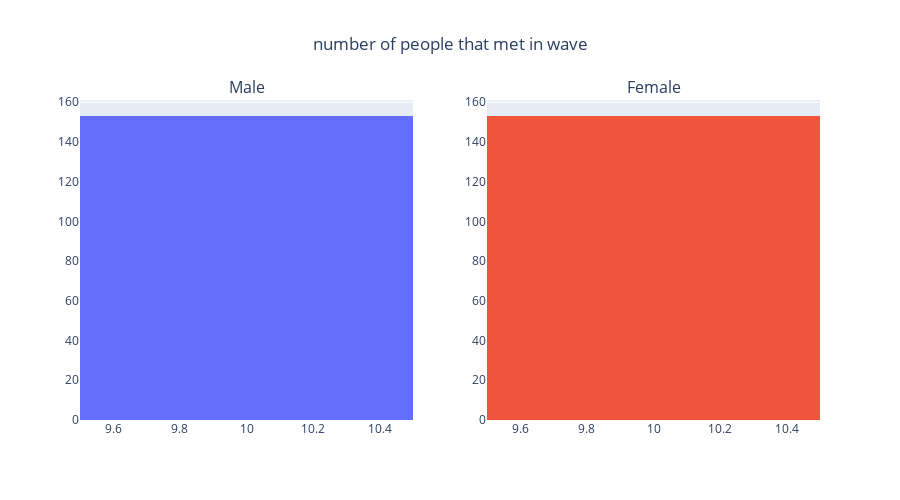
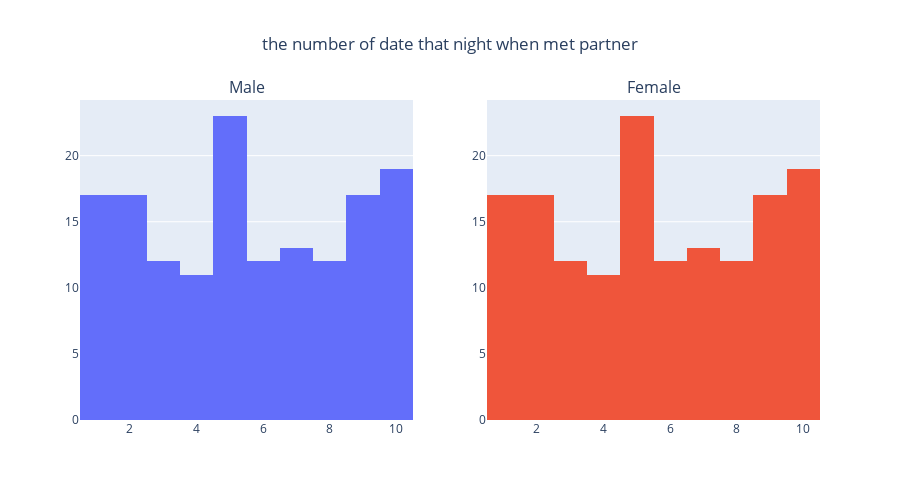
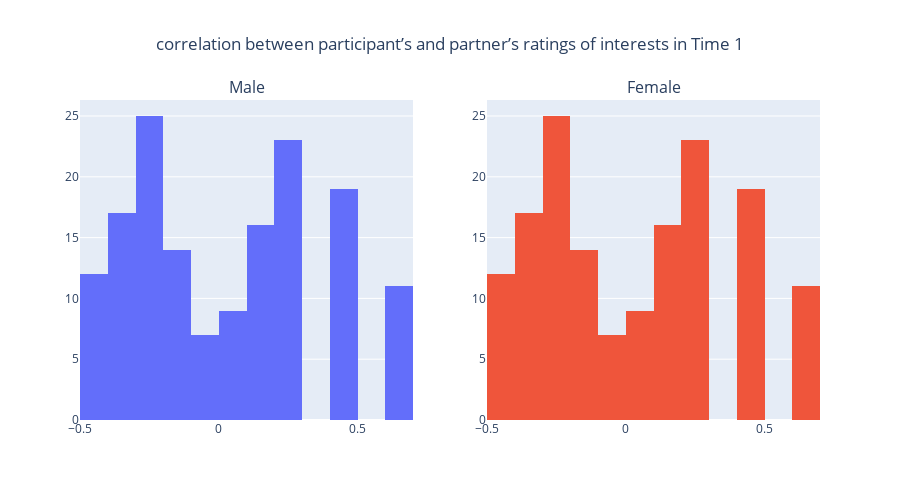
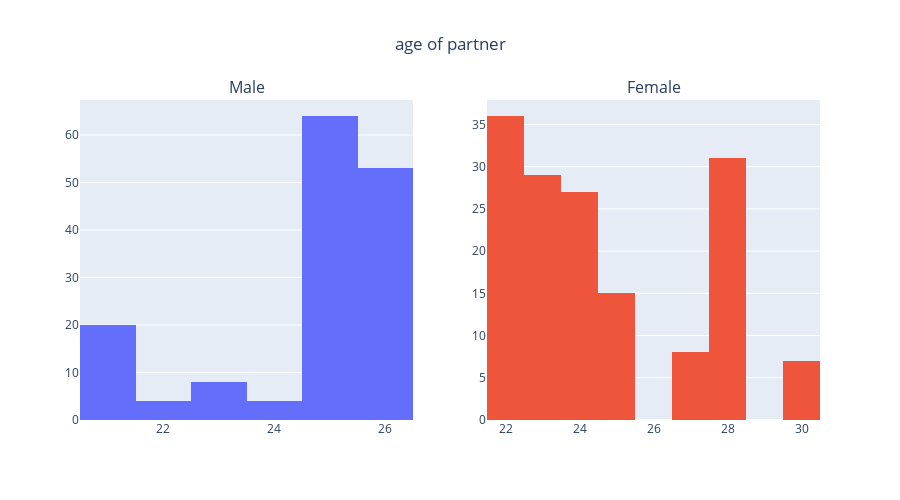

These figures' notebook cell, in order:
### Code cell
for item in [*dic_general_attrib_quantitatif.keys()]:
    # Distribution of each numeric variable
    num_features = twice_columns([item])
    fig1 = make_subplots(rows = 1, cols = 2, subplot_titles = ['Male','Female'])
    for i in range(len(num_features)):

        fig1.add_trace(
            go.Histogram(
                x = dataset[num_features[i]]), #, nbinsx = 4),
            row = 1,
            col = i + 1)
    fig1.update_layout(
           title = go.layout.Title(text = dic_general_attrib_quantitatif[item], x = 0.5), showlegend = False, 
                autosize=False, height=500)
    fig1.show()

### Figure 1 — Plotly figure (JSON) as saved in the notebook; plotly's stock layout.template omitted (floating-point values rounded to 4 significant figures; data arrays with more than 128 entries replaced by an {"elided": "..."} marker saying what was removed)
{"data": [{"type": "histogram", "x": {"elided": "153 int values"}, "xaxis": "x", "yaxis": "y"}, {"type": "histogram", "x": {"elided": "153 int values"}, "xaxis": "x2", "yaxis": "y2"}], "layout": {"annotations": [{"font": {"size": 16}, "showarrow": false, "text": "Male", "x": 0.225, "xanchor": "center", "xref": "paper", "y": 1, "yanchor": "bottom", "yref": "paper"}, {"font": {"size": 16}, "showarrow": false, "text": "Female", "x": 0.775, "xanchor": "center", "xref": "paper", "y": 1, "yanchor": "bottom", "yref": "paper"}], "autosize": false, "height": 500, "showlegend": false, "title": {"text": "number of people that met in wave", "x": 0.5}, "xaxis": {"anchor": "y", "domain": [0, 0.45]}, "xaxis2": {"anchor": "y2", "domain": [0.55, 1]}, "yaxis": {"anchor": "x", "domain": [0, 1]}, "yaxis2": {"anchor": "x2", "domain": [0, 1]}}}

### Figure 2 — Plotly figure (JSON) as saved in the notebook; plotly's stock layout.template omitted (floating-point values rounded to 4 significant figures; data arrays with more than 128 entries replaced by an {"elided": "..."} marker saying what was removed)
{"data": [{"type": "histogram", "x": {"elided": "153 int values"}, "xaxis": "x", "yaxis": "y"}, {"type": "histogram", "x": {"elided": "153 int values"}, "xaxis": "x2", "yaxis": "y2"}], "layout": {"annotations": [{"font": {"size": 16}, "showarrow": false, "text": "Male", "x": 0.225, "xanchor": "center", "xref": "paper", "y": 1, "yanchor": "bottom", "yref": "paper"}, {"font": {"size": 16}, "showarrow": false, "text": "Female", "x": 0.775, "xanchor": "center", "xref": "paper", "y": 1, "yanchor": "bottom", "yref": "paper"}], "autosize": false, "height": 500, "showlegend": false, "title": {"text": "the number of date that night when met partner", "x": 0.5}, "xaxis": {"anchor": "y", "domain": [0, 0.45]}, "xaxis2": {"anchor": "y2", "domain": [0.55, 1]}, "yaxis": {"anchor": "x", "domain": [0, 1]}, "yaxis2": {"anchor": "x2", "domain": [0, 1]}}}

### Figure 3 — Plotly figure (JSON) as saved in the notebook; plotly's stock layout.template omitted (floating-point values rounded to 4 significant figures; data arrays with more than 128 entries replaced by an {"elided": "..."} marker saying what was removed)
{"data": [{"type": "histogram", "x": {"elided": "153 float values"}, "xaxis": "x", "yaxis": "y"}, {"type": "histogram", "x": {"elided": "153 float values"}, "xaxis": "x2", "yaxis": "y2"}], "layout": {"annotations": [{"font": {"size": 16}, "showarrow": false, "text": "Male", "x": 0.225, "xanchor": "center", "xref": "paper", "y": 1, "yanchor": "bottom", "yref": "paper"}, {"font": {"size": 16}, "showarrow": false, "text": "Female", "x": 0.775, "xanchor": "center", "xref": "paper", "y": 1, "yanchor": "bottom", "yref": "paper"}], "autosize": false, "height": 500, "showlegend": false, "title": {"text": "correlation between participant’s and partner’s ratings of interests in Time 1", "x": 0.5}, "xaxis": {"anchor": "y", "domain": [0, 0.45]}, "xaxis2": {"anchor": "y2", "domain": [0.55, 1]}, "yaxis": {"anchor": "x", "domain": [0, 1]}, "yaxis2": {"anchor": "x2", "domain": [0, 1]}}}

### Figure 4 — Plotly figure (JSON) as saved in the notebook; plotly's stock layout.template omitted (floating-point values rounded to 4 significant figures; data arrays with more than 128 entries replaced by an {"elided": "..."} marker saying what was removed)
{"data": [{"type": "histogram", "x": {"elided": "153 int values"}, "xaxis": "x", "yaxis": "y"}, {"type": "histogram", "x": {"elided": "153 int values"}, "xaxis": "x2", "yaxis": "y2"}], "layout": {"annotations": [{"font": {"size": 16}, "showarrow": false, "text": "Male", "x": 0.225, "xanchor": "center", "xref": "paper", "y": 1, "yanchor": "bottom", "yref": "paper"}, {"font": {"size": 16}, "showarrow": false, "text": "Female", "x": 0.775, "xanchor": "center", "xref": "paper", "y": 1, "yanchor": "bottom", "yref": "paper"}], "autosize": false, "height": 500, "showlegend": false, "title": {"text": "age of partner", "x": 0.5}, "xaxis": {"anchor": "y", "domain": [0, 0.45]}, "xaxis2": {"anchor": "y2", "domain": [0.55, 1]}, "yaxis": {"anchor": "x", "domain": [0, 1]}, "yaxis2": {"anchor": "x2", "domain": [0, 1]}}}
